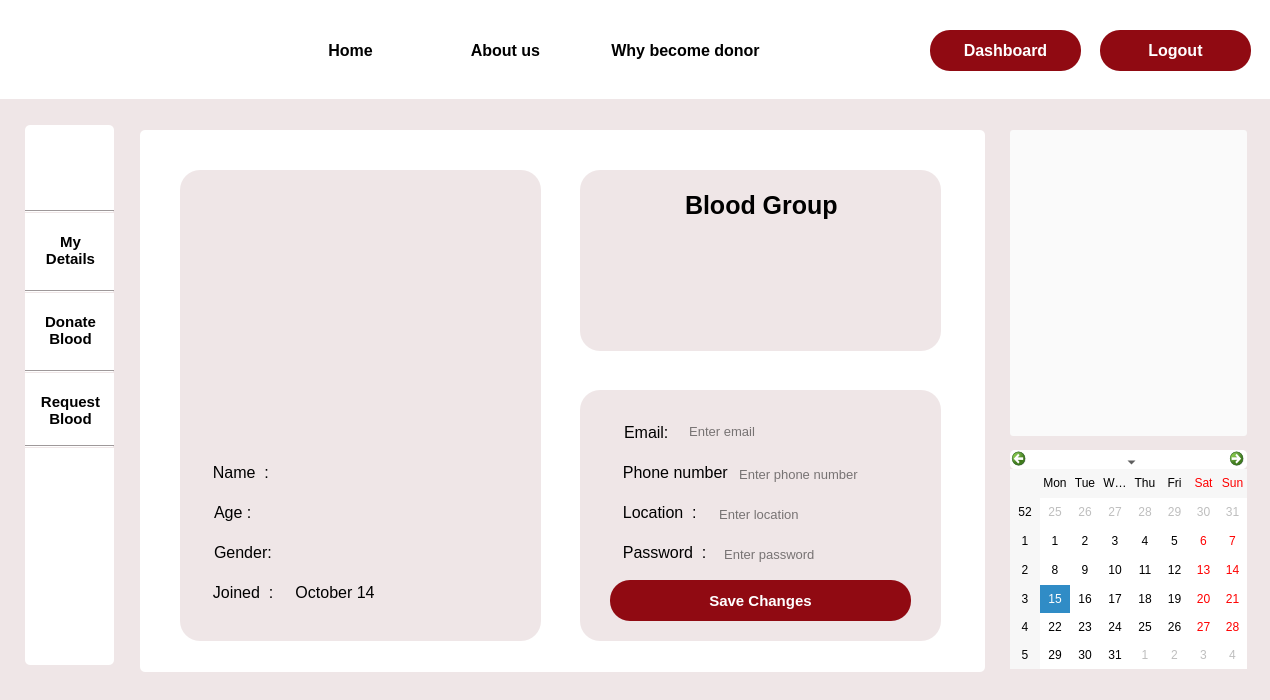
<?xml version="1.0" encoding="UTF-8"?>
<ui version="4.0">
 <class>change_information</class>
 <widget class="QDialog" name="change_information">
  <property name="geometry">
   <rect>
    <x>0</x>
    <y>0</y>
    <width>1270</width>
    <height>700</height>
   </rect>
  </property>
  <property name="windowTitle">
   <string>Dialog</string>
  </property>
  <property name="styleSheet">
   <string notr="true">background-color: #EFE6E7;
</string>
  </property>
  <widget class="Line" name="line_3">
   <property name="geometry">
    <rect>
     <x>25</x>
     <y>370</y>
     <width>89</width>
     <height>3</height>
    </rect>
   </property>
   <property name="orientation">
    <enum>Qt::Horizontal</enum>
   </property>
  </widget>
  <widget class="QLabel" name="gender_2">
   <property name="geometry">
    <rect>
     <x>210</x>
     <y>540</y>
     <width>81</width>
     <height>31</height>
    </rect>
   </property>
   <property name="font">
    <font>
     <pointsize>12</pointsize>
    </font>
   </property>
   <property name="cursor">
    <cursorShape>PointingHandCursor</cursorShape>
   </property>
   <property name="styleSheet">
    <string notr="true">border:none;
background-color: rgba(0,0,0,0);
padding-bottom:7px;</string>
   </property>
   <property name="text">
    <string>Gender:</string>
   </property>
  </widget>
  <widget class="QLabel" name="gender">
   <property name="geometry">
    <rect>
     <x>290</x>
     <y>540</y>
     <width>221</width>
     <height>31</height>
    </rect>
   </property>
   <property name="font">
    <font>
     <pointsize>12</pointsize>
    </font>
   </property>
   <property name="cursor">
    <cursorShape>PointingHandCursor</cursorShape>
   </property>
   <property name="styleSheet">
    <string notr="true">border:none;
background-color: rgba(0,0,0,0);
padding-bottom:7px;</string>
   </property>
   <property name="text">
    <string/>
   </property>
  </widget>
  <widget class="QLabel" name="password_2">
   <property name="geometry">
    <rect>
     <x>610</x>
     <y>540</y>
     <width>101</width>
     <height>31</height>
    </rect>
   </property>
   <property name="font">
    <font>
     <pointsize>12</pointsize>
    </font>
   </property>
   <property name="cursor">
    <cursorShape>PointingHandCursor</cursorShape>
   </property>
   <property name="styleSheet">
    <string notr="true">border:none;
background-color: rgba(0,0,0,0);
padding-bottom:7px;</string>
   </property>
   <property name="text">
    <string>  Password  : </string>
   </property>
  </widget>
  <widget class="QPushButton" name="pushButton_2">
   <property name="geometry">
    <rect>
     <x>610</x>
     <y>580</y>
     <width>301</width>
     <height>41</height>
    </rect>
   </property>
   <property name="font">
    <font>
     <pointsize>11</pointsize>
     <bold>true</bold>
    </font>
   </property>
   <property name="cursor">
    <cursorShape>PointingHandCursor</cursorShape>
   </property>
   <property name="styleSheet">
    <string notr="true">*{border-radius: 20px;
background-color: rgb(144, 10, 18);
	color: rgb(255, 255, 255);
}

#pushButton_2::hover
{
background-color:white;
	color: rgb(144, 10, 18);
}</string>
   </property>
   <property name="text">
    <string>Save Changes</string>
   </property>
  </widget>
  <widget class="QLabel" name="label_6">
   <property name="geometry">
    <rect>
     <x>180</x>
     <y>170</y>
     <width>361</width>
     <height>471</height>
    </rect>
   </property>
   <property name="cursor">
    <cursorShape>PointingHandCursor</cursorShape>
   </property>
   <property name="styleSheet">
    <string notr="true">border-image: url(:/Images/background.png);
border-radius:20px;</string>
   </property>
   <property name="text">
    <string/>
   </property>
  </widget>
  <widget class="QLabel" name="name">
   <property name="geometry">
    <rect>
     <x>290</x>
     <y>460</y>
     <width>201</width>
     <height>31</height>
    </rect>
   </property>
   <property name="font">
    <font>
     <pointsize>12</pointsize>
    </font>
   </property>
   <property name="cursor">
    <cursorShape>PointingHandCursor</cursorShape>
   </property>
   <property name="styleSheet">
    <string notr="true">border:none;
background-color: rgba(0,0,0,0);
padding-bottom:7px;</string>
   </property>
   <property name="text">
    <string/>
   </property>
  </widget>
  <widget class="QLabel" name="age_2">
   <property name="geometry">
    <rect>
     <x>210</x>
     <y>500</y>
     <width>61</width>
     <height>31</height>
    </rect>
   </property>
   <property name="font">
    <font>
     <pointsize>12</pointsize>
    </font>
   </property>
   <property name="cursor">
    <cursorShape>PointingHandCursor</cursorShape>
   </property>
   <property name="styleSheet">
    <string notr="true">border:none;
background-color: rgba(0,0,0,0);
padding-bottom:7px;</string>
   </property>
   <property name="text">
    <string>Age :</string>
   </property>
  </widget>
  <widget class="QLabel" name="label_8">
   <property name="geometry">
    <rect>
     <x>580</x>
     <y>170</y>
     <width>361</width>
     <height>181</height>
    </rect>
   </property>
   <property name="cursor">
    <cursorShape>PointingHandCursor</cursorShape>
   </property>
   <property name="styleSheet">
    <string notr="true">border-image: url(:/Images/background.png);
border-radius:20px;</string>
   </property>
   <property name="text">
    <string/>
   </property>
  </widget>
  <widget class="QLabel" name="label">
   <property name="geometry">
    <rect>
     <x>0</x>
     <y>0</y>
     <width>1280</width>
     <height>99</height>
    </rect>
   </property>
   <property name="styleSheet">
    <string notr="true">background-color: rgb(255, 255, 255);</string>
   </property>
   <property name="text">
    <string/>
   </property>
  </widget>
  <widget class="QPushButton" name="home">
   <property name="geometry">
    <rect>
     <x>300</x>
     <y>30</y>
     <width>101</width>
     <height>41</height>
    </rect>
   </property>
   <property name="font">
    <font>
     <pointsize>12</pointsize>
     <bold>true</bold>
    </font>
   </property>
   <property name="cursor">
    <cursorShape>PointingHandCursor</cursorShape>
   </property>
   <property name="styleSheet">
    <string notr="true">#home

{
 background-color:rgb(255, 255, 255);
border-radius:0.5px;
}

#home::hover
{border-bottom :3px solid rgb(144, 10, 18);
color: rgb(144, 10, 18);
}</string>
   </property>
   <property name="text">
    <string>Home</string>
   </property>
  </widget>
  <widget class="Line" name="line_4">
   <property name="geometry">
    <rect>
     <x>25</x>
     <y>445</y>
     <width>89</width>
     <height>3</height>
    </rect>
   </property>
   <property name="orientation">
    <enum>Qt::Horizontal</enum>
   </property>
  </widget>
  <widget class="QLabel" name="label_14">
   <property name="geometry">
    <rect>
     <x>200</x>
     <y>580</y>
     <width>301</width>
     <height>31</height>
    </rect>
   </property>
   <property name="font">
    <font>
     <pointsize>12</pointsize>
    </font>
   </property>
   <property name="cursor">
    <cursorShape>PointingHandCursor</cursorShape>
   </property>
   <property name="styleSheet">
    <string notr="true">border:none;
background-color: rgba(0,0,0,0);
padding-bottom:7px;</string>
   </property>
   <property name="text">
    <string>  Joined  :     October 14</string>
   </property>
  </widget>
  <widget class="QCalendarWidget" name="calendarWidget">
   <property name="geometry">
    <rect>
     <x>1010</x>
     <y>450</y>
     <width>237</width>
     <height>219</height>
    </rect>
   </property>
   <property name="cursor">
    <cursorShape>PointingHandCursor</cursorShape>
   </property>
   <property name="styleSheet">
    <string notr="true">background-color: rgb(255, 255, 255);
border-radius:5px;</string>
   </property>
  </widget>
  <widget class="QLabel" name="email_2">
   <property name="geometry">
    <rect>
     <x>620</x>
     <y>420</y>
     <width>61</width>
     <height>31</height>
    </rect>
   </property>
   <property name="font">
    <font>
     <pointsize>12</pointsize>
    </font>
   </property>
   <property name="cursor">
    <cursorShape>PointingHandCursor</cursorShape>
   </property>
   <property name="styleSheet">
    <string notr="true">border:none;
background-color: rgba(0,0,0,0);
padding-bottom:7px;</string>
   </property>
   <property name="text">
    <string>Email:</string>
   </property>
  </widget>
  <widget class="QLabel" name="label_9">
   <property name="geometry">
    <rect>
     <x>580</x>
     <y>390</y>
     <width>361</width>
     <height>251</height>
    </rect>
   </property>
   <property name="cursor">
    <cursorShape>PointingHandCursor</cursorShape>
   </property>
   <property name="styleSheet">
    <string notr="true">border-image: url(:/Images/background.png);
border-radius:20px;</string>
   </property>
   <property name="text">
    <string/>
   </property>
  </widget>
  <widget class="QPushButton" name="why">
   <property name="geometry">
    <rect>
     <x>570</x>
     <y>30</y>
     <width>231</width>
     <height>41</height>
    </rect>
   </property>
   <property name="font">
    <font>
     <pointsize>12</pointsize>
     <bold>true</bold>
    </font>
   </property>
   <property name="cursor">
    <cursorShape>PointingHandCursor</cursorShape>
   </property>
   <property name="styleSheet">
    <string notr="true">#why

{
 background-color:rgb(255, 255, 255);
border-radius:0.5px;
}

#why::hover
{border-bottom :3px solid rgb(144, 10, 18);
color: rgb(144, 10, 18);
}</string>
   </property>
   <property name="text">
    <string>Why become donor</string>
   </property>
  </widget>
  <widget class="QPushButton" name="my_details_3">
   <property name="geometry">
    <rect>
     <x>30</x>
     <y>380</y>
     <width>81</width>
     <height>61</height>
    </rect>
   </property>
   <property name="font">
    <font>
     <pointsize>11</pointsize>
     <bold>true</bold>
    </font>
   </property>
   <property name="cursor">
    <cursorShape>PointingHandCursor</cursorShape>
   </property>
   <property name="styleSheet">
    <string notr="true">*{
 background-color:rgb(255, 255, 255);
border-radius:5px;}

#my_details_3::hover
{

	color: rgb(144, 10, 18);
}
</string>
   </property>
   <property name="text">
    <string>Request
Blood</string>
   </property>
  </widget>
  <widget class="Line" name="line_2">
   <property name="geometry">
    <rect>
     <x>25</x>
     <y>290</y>
     <width>89</width>
     <height>3</height>
    </rect>
   </property>
   <property name="orientation">
    <enum>Qt::Horizontal</enum>
   </property>
  </widget>
  <widget class="QLabel" name="label_3">
   <property name="geometry">
    <rect>
     <x>140</x>
     <y>130</y>
     <width>845</width>
     <height>542</height>
    </rect>
   </property>
   <property name="styleSheet">
    <string notr="true">background-color: rgb(255, 255, 255);
border-radius:5px;</string>
   </property>
   <property name="text">
    <string/>
   </property>
  </widget>
  <widget class="QLabel" name="phone_number_2">
   <property name="geometry">
    <rect>
     <x>610</x>
     <y>460</y>
     <width>151</width>
     <height>31</height>
    </rect>
   </property>
   <property name="font">
    <font>
     <pointsize>12</pointsize>
    </font>
   </property>
   <property name="cursor">
    <cursorShape>PointingHandCursor</cursorShape>
   </property>
   <property name="styleSheet">
    <string notr="true">border:none;
background-color: rgba(0,0,0,0);
padding-bottom:7px;</string>
   </property>
   <property name="text">
    <string>  Phone number  : </string>
   </property>
  </widget>
  <widget class="Line" name="line">
   <property name="geometry">
    <rect>
     <x>25</x>
     <y>210</y>
     <width>89</width>
     <height>3</height>
    </rect>
   </property>
   <property name="orientation">
    <enum>Qt::Horizontal</enum>
   </property>
  </widget>
  <widget class="QLabel" name="age">
   <property name="geometry">
    <rect>
     <x>290</x>
     <y>500</y>
     <width>221</width>
     <height>31</height>
    </rect>
   </property>
   <property name="font">
    <font>
     <pointsize>12</pointsize>
    </font>
   </property>
   <property name="cursor">
    <cursorShape>PointingHandCursor</cursorShape>
   </property>
   <property name="styleSheet">
    <string notr="true">border:none;
background-color: rgba(0,0,0,0);
padding-bottom:7px;</string>
   </property>
   <property name="text">
    <string/>
   </property>
  </widget>
  <widget class="QLabel" name="label_5">
   <property name="geometry">
    <rect>
     <x>40</x>
     <y>140</y>
     <width>63</width>
     <height>61</height>
    </rect>
   </property>
   <property name="cursor">
    <cursorShape>PointingHandCursor</cursorShape>
   </property>
   <property name="styleSheet">
    <string notr="true">background-color: rgb(255, 255, 255);
border-image: url(:/img/Images/Profile.png);</string>
   </property>
   <property name="text">
    <string/>
   </property>
  </widget>
  <widget class="QPushButton" name="about">
   <property name="geometry">
    <rect>
     <x>430</x>
     <y>30</y>
     <width>151</width>
     <height>41</height>
    </rect>
   </property>
   <property name="font">
    <font>
     <pointsize>12</pointsize>
     <bold>true</bold>
    </font>
   </property>
   <property name="cursor">
    <cursorShape>PointingHandCursor</cursorShape>
   </property>
   <property name="styleSheet">
    <string notr="true">#about

{
 background-color:rgb(255, 255, 255);
border-radius:0.5px;
}

#about::hover
{border-bottom :3px solid rgb(144, 10, 18);
color: rgb(144, 10, 18);
}</string>
   </property>
   <property name="text">
    <string>About us</string>
   </property>
  </widget>
  <widget class="QLabel" name="label_7">
   <property name="geometry">
    <rect>
     <x>30</x>
     <y>0</y>
     <width>81</width>
     <height>91</height>
    </rect>
   </property>
   <property name="styleSheet">
    <string notr="true">background-color:rgb(255, 255, 255);
border-image: url(:/img/Images/logo1.png);</string>
   </property>
   <property name="text">
    <string/>
   </property>
  </widget>
  <widget class="QLabel" name="label_33">
   <property name="geometry">
    <rect>
     <x>685</x>
     <y>180</y>
     <width>201</width>
     <height>51</height>
    </rect>
   </property>
   <property name="font">
    <font>
     <pointsize>19</pointsize>
     <bold>true</bold>
    </font>
   </property>
   <property name="cursor">
    <cursorShape>PointingHandCursor</cursorShape>
   </property>
   <property name="styleSheet">
    <string notr="true">border-image: url(:/Images/background.png);</string>
   </property>
   <property name="text">
    <string>Blood Group</string>
   </property>
  </widget>
  <widget class="QLabel" name="blood_group">
   <property name="geometry">
    <rect>
     <x>710</x>
     <y>230</y>
     <width>121</width>
     <height>91</height>
    </rect>
   </property>
   <property name="font">
    <font>
     <pointsize>55</pointsize>
     <bold>true</bold>
    </font>
   </property>
   <property name="styleSheet">
    <string notr="true">border-image: url(:/Images/background.png);</string>
   </property>
   <property name="text">
    <string/>
   </property>
  </widget>
  <widget class="QLabel" name="name_2">
   <property name="geometry">
    <rect>
     <x>200</x>
     <y>460</y>
     <width>91</width>
     <height>31</height>
    </rect>
   </property>
   <property name="font">
    <font>
     <pointsize>12</pointsize>
    </font>
   </property>
   <property name="cursor">
    <cursorShape>PointingHandCursor</cursorShape>
   </property>
   <property name="styleSheet">
    <string notr="true">border:none;
background-color: rgba(0,0,0,0);
padding-bottom:7px;</string>
   </property>
   <property name="text">
    <string>  Name  : </string>
   </property>
  </widget>
  <widget class="QPushButton" name="my_details_2">
   <property name="geometry">
    <rect>
     <x>30</x>
     <y>220</y>
     <width>81</width>
     <height>61</height>
    </rect>
   </property>
   <property name="font">
    <font>
     <pointsize>11</pointsize>
     <bold>true</bold>
    </font>
   </property>
   <property name="cursor">
    <cursorShape>PointingHandCursor</cursorShape>
   </property>
   <property name="styleSheet">
    <string notr="true">#my_details_2


{
 background-color:rgb(255, 255, 255);
border-radius:5px;
}

#my_details_2::hover
{

	color: rgb(144, 10, 18);
}</string>
   </property>
   <property name="text">
    <string>My
Details</string>
   </property>
  </widget>
  <widget class="QPushButton" name="my_details_4">
   <property name="geometry">
    <rect>
     <x>30</x>
     <y>300</y>
     <width>81</width>
     <height>61</height>
    </rect>
   </property>
   <property name="font">
    <font>
     <pointsize>11</pointsize>
     <bold>true</bold>
    </font>
   </property>
   <property name="cursor">
    <cursorShape>PointingHandCursor</cursorShape>
   </property>
   <property name="styleSheet">
    <string notr="true">*{
 background-color:rgb(255, 255, 255);
border-radius:5px;}


#my_details_4::hover
{

	color: rgb(144, 10, 18);
}
</string>
   </property>
   <property name="text">
    <string>Donate
Blood</string>
   </property>
  </widget>
  <widget class="QLabel" name="location_1">
   <property name="geometry">
    <rect>
     <x>610</x>
     <y>500</y>
     <width>111</width>
     <height>31</height>
    </rect>
   </property>
   <property name="font">
    <font>
     <pointsize>12</pointsize>
    </font>
   </property>
   <property name="cursor">
    <cursorShape>PointingHandCursor</cursorShape>
   </property>
   <property name="styleSheet">
    <string notr="true">border:none;
background-color: rgba(0,0,0,0);
padding-bottom:7px;</string>
   </property>
   <property name="text">
    <string>  Location  :</string>
   </property>
  </widget>
  <widget class="QLabel" name="label_2">
   <property name="geometry">
    <rect>
     <x>25</x>
     <y>125</y>
     <width>89</width>
     <height>540</height>
    </rect>
   </property>
   <property name="styleSheet">
    <string notr="true">background-color: rgb(255, 255, 255);
border-radius:5px;</string>
   </property>
   <property name="text">
    <string/>
   </property>
  </widget>
  <widget class="QLabel" name="label_10">
   <property name="geometry">
    <rect>
     <x>210</x>
     <y>210</y>
     <width>301</width>
     <height>201</height>
    </rect>
   </property>
   <property name="styleSheet">
    <string notr="true">border-image: url(:/Images/profile1.jfif);</string>
   </property>
   <property name="text">
    <string/>
   </property>
  </widget>
  <widget class="QPushButton" name="login">
   <property name="geometry">
    <rect>
     <x>930</x>
     <y>30</y>
     <width>151</width>
     <height>41</height>
    </rect>
   </property>
   <property name="font">
    <font>
     <pointsize>12</pointsize>
     <bold>true</bold>
    </font>
   </property>
   <property name="cursor">
    <cursorShape>PointingHandCursor</cursorShape>
   </property>
   <property name="styleSheet">
    <string notr="true">#login
{
 background-color:rgb(144, 10, 18);
border-radius:20px;
	color: rgb(255, 255, 255);
}
#login::hover
{
background-color:white;
	color: rgb(144, 10, 18);
}</string>
   </property>
   <property name="text">
    <string>Dashboard</string>
   </property>
  </widget>
  <widget class="QLineEdit" name="email">
   <property name="geometry">
    <rect>
     <x>680</x>
     <y>416</y>
     <width>221</width>
     <height>31</height>
    </rect>
   </property>
   <property name="font">
    <font>
     <pointsize>10</pointsize>
    </font>
   </property>
   <property name="cursor">
    <cursorShape>IBeamCursor</cursorShape>
   </property>
   <property name="styleSheet">
    <string notr="true">*
{
border-radius:5px;
	border-image: url(:/Images/background.png);
}</string>
   </property>
   <property name="text">
    <string/>
   </property>
   <property name="placeholderText">
    <string>  Enter email</string>
   </property>
  </widget>
  <widget class="QLineEdit" name="phone_number">
   <property name="geometry">
    <rect>
     <x>730</x>
     <y>459</y>
     <width>211</width>
     <height>31</height>
    </rect>
   </property>
   <property name="font">
    <font>
     <pointsize>10</pointsize>
    </font>
   </property>
   <property name="cursor">
    <cursorShape>IBeamCursor</cursorShape>
   </property>
   <property name="styleSheet">
    <string notr="true">*
{
border-radius:5px;
	border-image: url(:/Images/background.png);
}</string>
   </property>
   <property name="text">
    <string/>
   </property>
   <property name="placeholderText">
    <string>  Enter phone number</string>
   </property>
  </widget>
  <widget class="QLineEdit" name="location">
   <property name="geometry">
    <rect>
     <x>710</x>
     <y>499</y>
     <width>221</width>
     <height>31</height>
    </rect>
   </property>
   <property name="font">
    <font>
     <pointsize>10</pointsize>
    </font>
   </property>
   <property name="cursor">
    <cursorShape>IBeamCursor</cursorShape>
   </property>
   <property name="styleSheet">
    <string notr="true">*
{
border-radius:5px;
	border-image: url(:/Images/background.png);
}</string>
   </property>
   <property name="text">
    <string/>
   </property>
   <property name="placeholderText">
    <string>  Enter location</string>
   </property>
  </widget>
  <widget class="QLineEdit" name="password">
   <property name="geometry">
    <rect>
     <x>715</x>
     <y>539</y>
     <width>221</width>
     <height>31</height>
    </rect>
   </property>
   <property name="font">
    <font>
     <pointsize>10</pointsize>
    </font>
   </property>
   <property name="cursor">
    <cursorShape>IBeamCursor</cursorShape>
   </property>
   <property name="styleSheet">
    <string notr="true">*
{
border-radius:5px;
	border-image: url(:/Images/background.png);
}</string>
   </property>
   <property name="text">
    <string/>
   </property>
   <property name="placeholderText">
    <string>  Enter password</string>
   </property>
  </widget>
  <widget class="QPushButton" name="login_2">
   <property name="geometry">
    <rect>
     <x>1100</x>
     <y>30</y>
     <width>151</width>
     <height>41</height>
    </rect>
   </property>
   <property name="font">
    <font>
     <pointsize>12</pointsize>
     <bold>true</bold>
    </font>
   </property>
   <property name="cursor">
    <cursorShape>PointingHandCursor</cursorShape>
   </property>
   <property name="styleSheet">
    <string notr="true">#login_2
{
 background-color:rgb(144, 10, 18);
border-radius:20px;
	color: rgb(255, 255, 255);
}

#login_2::hover
{
background-color:white;
	color: rgb(144, 10, 18);
}</string>
   </property>
   <property name="text">
    <string>Logout</string>
   </property>
  </widget>
  <widget class="QPushButton" name="pushButton_4">
   <property name="geometry">
    <rect>
     <x>1010</x>
     <y>130</y>
     <width>237</width>
     <height>306</height>
    </rect>
   </property>
   <property name="styleSheet">
    <string notr="true">background-color: rgb(250, 250, 250);
border-radius:3px;
</string>
   </property>
   <property name="text">
    <string/>
   </property>
   <property name="icon">
    <iconset resource="Resources.qrc">
     <normaloff>:/Images/donor_day.JPG</normaloff>:/Images/donor_day.JPG</iconset>
   </property>
   <property name="iconSize">
    <size>
     <width>250</width>
     <height>400</height>
    </size>
   </property>
  </widget>
  <zorder>label_3</zorder>
  <zorder>label_6</zorder>
  <zorder>label_2</zorder>
  <zorder>label_8</zorder>
  <zorder>label_9</zorder>
  <zorder>line_3</zorder>
  <zorder>gender_2</zorder>
  <zorder>gender</zorder>
  <zorder>password_2</zorder>
  <zorder>name</zorder>
  <zorder>age_2</zorder>
  <zorder>label</zorder>
  <zorder>home</zorder>
  <zorder>line_4</zorder>
  <zorder>label_14</zorder>
  <zorder>calendarWidget</zorder>
  <zorder>email_2</zorder>
  <zorder>why</zorder>
  <zorder>my_details_3</zorder>
  <zorder>line_2</zorder>
  <zorder>phone_number_2</zorder>
  <zorder>line</zorder>
  <zorder>age</zorder>
  <zorder>label_5</zorder>
  <zorder>about</zorder>
  <zorder>label_7</zorder>
  <zorder>label_33</zorder>
  <zorder>blood_group</zorder>
  <zorder>name_2</zorder>
  <zorder>my_details_2</zorder>
  <zorder>my_details_4</zorder>
  <zorder>location_1</zorder>
  <zorder>label_10</zorder>
  <zorder>login</zorder>
  <zorder>pushButton_2</zorder>
  <zorder>email</zorder>
  <zorder>phone_number</zorder>
  <zorder>location</zorder>
  <zorder>password</zorder>
  <zorder>login_2</zorder>
  <zorder>pushButton_4</zorder>
 </widget>
 <resources>
  <include location="Resources.qrc"/>
 </resources>
 <connections/>
</ui>
